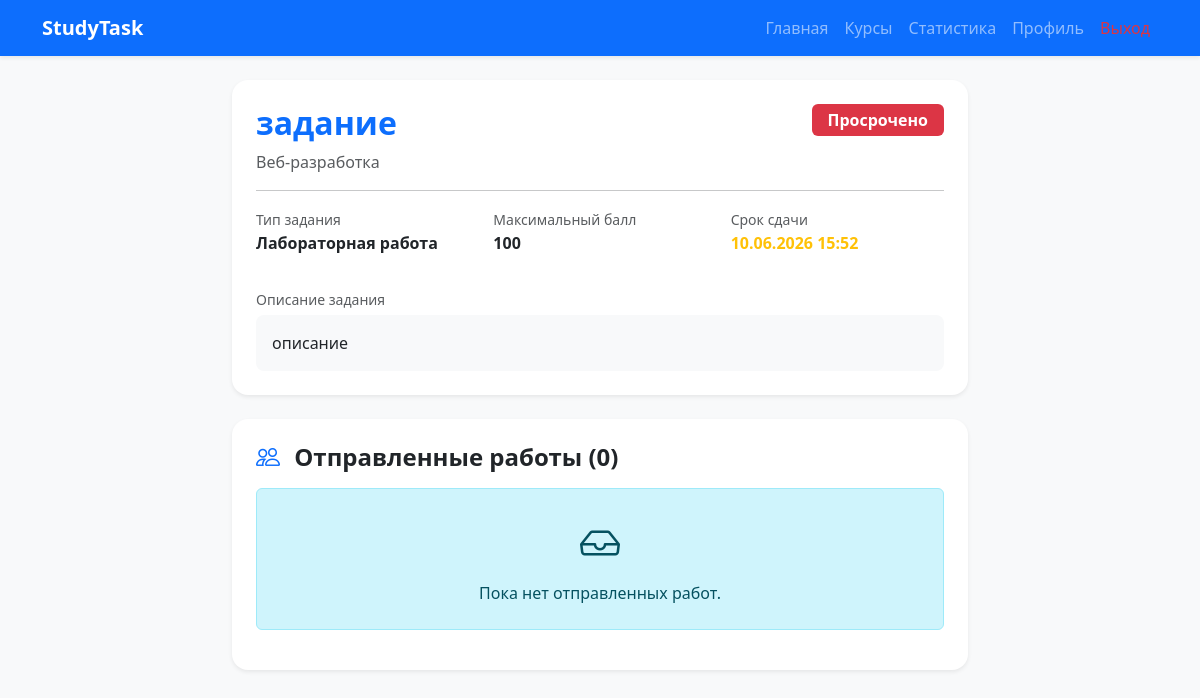
/task/1 (signed in), run on an earlier commit of the app's database.
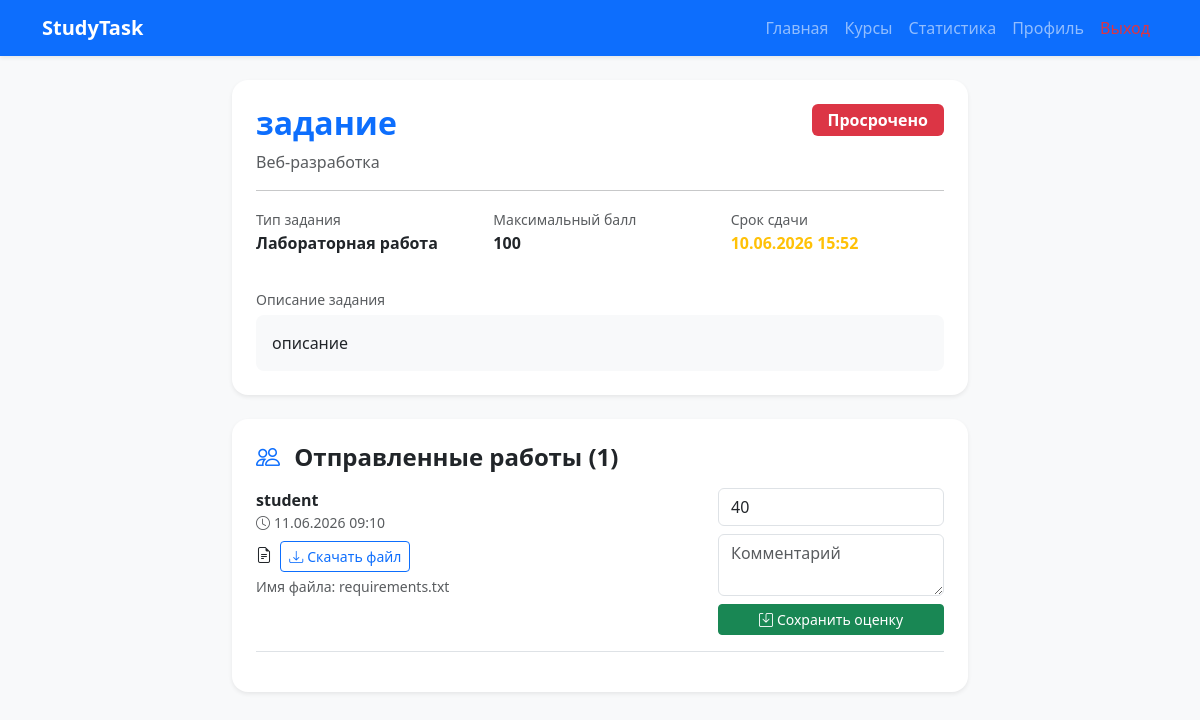
And on a later commit of the database.
### models.py (models this page shows)
class Task(db.Model):
    __tablename__ = 'tasks'
    id = db.Column(db.Integer, primary_key=True)
    title = db.Column(db.String(100), nullable=False)
    description = db.Column(db.Text, nullable=False)
    task_type = db.Column(db.String(50), default='Лабораторная работа')
    max_score = db.Column(db.Integer, default=100)
    deadline = db.Column(db.DateTime, nullable=False)
    created_at = db.Column(db.DateTime, default=datetime.utcnow)
    course_id = db.Column(db.Integer, db.ForeignKey('courses.id'), nullable=False)
    allow_resubmit = db.Column(db.Boolean, default=True)
    is_published = db.Column(db.Boolean, default=True)
    course = db.relationship('Course', back_populates='tasks')
    submissions = db.relationship('Submission', back_populates='task', lazy=True, cascade='all, delete-orphan')

class Submission(db.Model):
    __tablename__ = 'submissions'
    id = db.Column(db.Integer, primary_key=True)
    task_id = db.Column(db.Integer, db.ForeignKey('tasks.id'), nullable=False)
    student_id = db.Column(db.Integer, db.ForeignKey('users.id'), nullable=False)
    file_path = db.Column(db.String(500), nullable=True)  # Увеличил длину
    grade = db.Column(db.Integer, nullable=True)
    comment = db.Column(db.Text, nullable=True)
    submitted_at = db.Column(db.DateTime, default=datetime.utcnow)
    task = db.relationship('Task', back_populates='submissions')
    student = db.relationship('User', back_populates='student_submissions')

class User(UserMixin, db.Model):
    __tablename__ = 'users'
    id = db.Column(db.Integer, primary_key=True)
    username = db.Column(db.String(80), unique=True, nullable=False)
    email = db.Column(db.String(120), unique=True, nullable=False)
    password_hash = db.Column(db.String(200), nullable=False)
    role = db.Column(db.String(20), nullable=False, default='student')
    group = db.Column(db.String(50), nullable=True)
    about = db.Column(db.Text, nullable=True)
    created_at = db.Column(db.DateTime, default=datetime.utcnow)
    last_login = db.Column(db.DateTime, nullable=True)
    teacher_courses = db.relationship('Course', back_populates='teacher', lazy=True)
    student_submissions = db.relationship('Submission', back_populates='student', lazy=True)

### app.py (the view)
@app.route('/task/<int:task_id>')
@login_required
def task_detail(task_id):
    task = Task.query.get_or_404(task_id)
    submission = None
    if current_user.role == 'student':
        submission = Submission.query.filter_by(task_id=task_id, student_id=current_user.id).first()
    return render_template('task_detail.html', task=task, submission=submission)

### app.py (called while the page is built)
@login_manager.user_loader
def load_user(user_id):
    return User.query.get(int(user_id))

@app.context_processor
def utility_processor():
    return {'now': datetime.utcnow()}

### templates/task_detail.html (shortened to what the changed rows need)
<!DOCTYPE html>
<html lang="ru">
<head>
    <link href="https://cdn.jsdelivr.net/npm/bootstrap@5.3.0/dist/css/bootstrap.min.css" rel="stylesheet">
    <link rel="stylesheet" href="https://cdn.jsdelivr.net/npm/bootstrap-icons@1.11.0/font/bootstrap-icons.css">
</head>
<body class="bg-light">
    <div class="container py-4">
        <div class="row">
            <div class="col-lg-8 mx-auto">
                <div class="card border-0 shadow-sm rounded-4 mb-4">
                    <div class="card-body p-4">
                        <div class="d-flex justify-content-between align-items-start">
                            <h1 class="h2 fw-bold text-primary">{{ task.title }}</h1>
                            <span class="badge {% if task.deadline < now %}bg-danger{% else %}bg-success{% endif %} fs-6 px-3 py-2">
                                {% if task.deadline < now %}Просрочено{% else %}Активно{% endif %}
                            </span>
                        </div>
                        <div class="row">
                            <div class="col-md-4">
                                <small class="text-muted">Тип задания</small>
                                <p class="fw-bold">{{ task.task_type }}</p>
                            </div>
                            <div class="col-md-4">
                                <small class="text-muted">Максимальный балл</small>
                                <p class="fw-bold">{{ task.max_score }}</p>
                            </div>
                            <div class="col-md-4">
                                <small class="text-muted">Срок сдачи</small>
                                <p class="fw-bold text-warning">{{ task.deadline.strftime('%d.%m.%Y %H:%M') }}</p>
                            </div>
                        </div>
                        <div class="mt-3">
                            <small class="text-muted">Описание задания</small>
                            <div class="bg-light rounded-3 p-3 mt-1">{{ task.description }}</div>
                        </div>
                    </div>
                </div>
                {% if current_user.role == 'teacher' %}
                <div class="card border-0 shadow-sm rounded-4">
                    <div class="card-body p-4">
                        <h4 class="fw-bold mb-3">
                            <i class="bi bi-people text-primary me-2"></i>
                            Отправленные работы ({{ task.submissions|length }})
                        </h4>
                        {% if task.submissions %}
                            {% for sub in task.submissions %}
                            <div class="border-bottom pb-3 mb-3">
                                <div class="d-flex justify-content-between flex-wrap">
                                    <div class="flex-grow-1 me-3">
                                        <strong>{{ sub.student.username }}</strong>
                                        <div class="text-muted small">
                                            <i class="bi bi-clock me-1"></i>{{ sub.submitted_at.strftime('%d.%m.%Y %H:%M') }}
                                        </div>
                                        {% if sub.file_path %}
                                        <div class="mt-2">
                                            <i class="bi bi-file-earmark-text me-1"></i>
                                            <a href="{{ url_for('uploaded_file', filename=sub.file_path) }}"
                                               class="btn btn-sm btn-outline-primary"
                                               target="_blank">
                                                <i class="bi bi-download me-1"></i>Скачать файл
                                            </a>
                                            <br>
                                            <small class="text-muted mt-1 d-block">Имя файла: {{ sub.file_path.split('_')[-1] }}</small>
                                        </div>
                                        {% else %}
                                        <div class="text-muted small mt-2">
                                            <i class="bi bi-exclamation-triangle me-1"></i>Файл не загружен
                                        </div>
                                        {% endif %}
                                    </div>
                                    <div style="min-width:220px" class="mt-2 mt-md-0">
                                        <form method="POST" action="{{ url_for('grade_submission', submission_id=sub.id) }}">
                                            <input type="number"
                                                   name="grade"
                                                   min="0"
                                                   max="{{ task.max_score }}"
                                                   class="form-control mb-2"
                                                   value="{{ sub.grade or '' }}"
                                                   placeholder="Оценка">
                                            <textarea name="comment"
                                                      class="form-control mb-2"
                                                      rows="2"
                                                      placeholder="Комментарий">{{ sub.comment or '' }}</textarea>
                                            <button type="submit" class="btn btn-success btn-sm w-100">
                                                <i class="bi bi-save me-1"></i>Сохранить оценку
                                            </button>
                                        </form>
                                    </div>
                                </div>
                            </div>
                            {% endfor %}
                        {% else %}
                            <div class="alert alert-info text-center py-4">
                                <i class="bi bi-inbox fs-1 d-block mb-2"></i>
                                Пока нет отправленных работ.
                            </div>
                        {% endif %}
                    </div>
                </div>
                {% endif %}
            </div>
        </div>
    </div>
</body>
</html>

What changed in the data, as far as the page shows it:
added Submission: student.username "student", submitted_at "11.06.2026 09:10", file_path "requirements.txt", {{ task.max_score }} "40"
Also different on the page:
{{ task.submissions|length }}: "0" → "1"
text no longer shown: "Пока нет отправленных работ."
